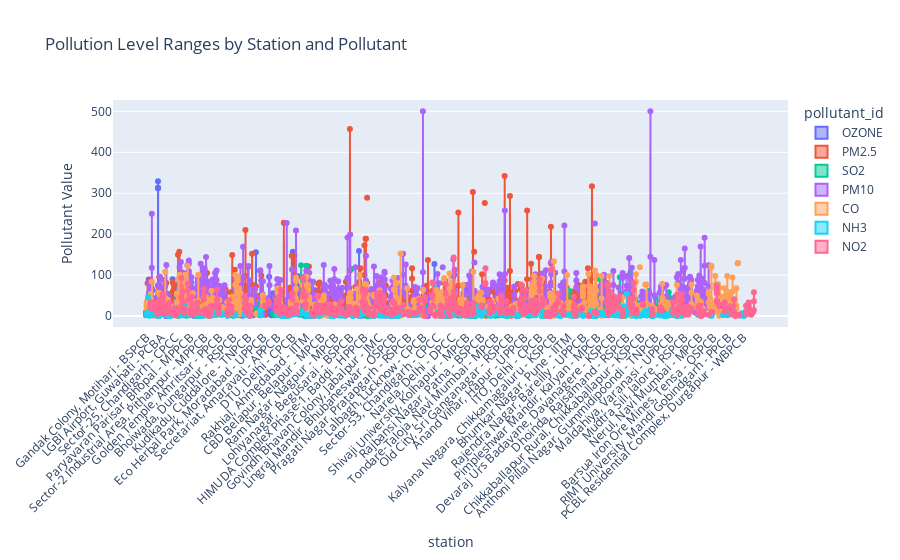

Notebook source saved alongside this figure:
### Code cell
box_df = pd.melt(df, id_vars=['station', 'pollutant_id'], value_vars=['min_value', 'avg_value', 'max_value'],
                 var_name='type', value_name='value')

fig = px.box(
    box_df,
    x='station',
    y='value',
    color='pollutant_id',
    title='Pollution Level Ranges by Station and Pollutant',
    points='all',
    labels={'value': 'Pollutant Value'}
)
fig.update_layout(xaxis_tickangle=-45)
fig.show()

### Figure 1 — Plotly figure (JSON) as saved in the notebook; plotly's stock layout.template omitted (floating-point values rounded to 4 significant figures; data arrays with more than 128 entries replaced by an {"elided": "..."} marker saying what was removed)
{"data": [{"alignmentgroup": "True", "boxpoints": "all", "hovertemplate": "pollutant_id=OZONE<br>station=%{x}<br>Pollutant Value=%{y}<extra></extra>", "legendgroup": "OZONE", "marker": {"color": "#636efa"}, "name": "OZONE", "notched": false, "offsetgroup": "OZONE", "orientation": "v", "showlegend": true, "type": "box", "x": {"elided": "951 str values"}, "x0": " ", "xaxis": "x", "y": {"elided": "951 float values"}, "y0": " ", "yaxis": "y"}, {"alignmentgroup": "True", "boxpoints": "all", "hovertemplate": "pollutant_id=PM2.5<br>station=%{x}<br>Pollutant Value=%{y}<extra></extra>", "legendgroup": "PM2.5", "marker": {"color": "#EF553B"}, "name": "PM2.5", "notched": false, "offsetgroup": "PM2.5", "orientation": "v", "showlegend": true, "type": "box", "x": {"elided": "858 str values"}, "x0": " ", "xaxis": "x", "y": {"elided": "858 float values"}, "y0": " ", "yaxis": "y"}, {"alignmentgroup": "True", "boxpoints": "all", "hovertemplate": "pollutant_id=SO2<br>station=%{x}<br>Pollutant Value=%{y}<extra></extra>", "legendgroup": "SO2", "marker": {"color": "#00cc96"}, "name": "SO2", "notched": false, "offsetgroup": "SO2", "orientation": "v", "showlegend": true, "type": "box", "x": {"elided": "828 str values"}, "x0": " ", "xaxis": "x", "y": {"elided": "828 float values"}, "y0": " ", "yaxis": "y"}, {"alignmentgroup": "True", "boxpoints": "all", "hovertemplate": "pollutant_id=PM10<br>station=%{x}<br>Pollutant Value=%{y}<extra></extra>", "legendgroup": "PM10", "marker": {"color": "#ab63fa"}, "name": "PM10", "notched": false, "offsetgroup": "PM10", "orientation": "v", "showlegend": true, "type": "box", "x": {"elided": "768 str values"}, "x0": " ", "xaxis": "x", "y": {"elided": "768 float values"}, "y0": " ", "yaxis": "y"}, {"alignmentgroup": "True", "boxpoints": "all", "hovertemplate": "pollutant_id=CO<br>station=%{x}<br>Pollutant Value=%{y}<extra></extra>", "legendgroup": "CO", "marker": {"color": "#FFA15A"}, "name": "CO", "notched": false, "offsetgroup": "CO", "orientation": "v", "showlegend": true, "type": "box", "x": {"elided": "864 str values"}, "x0": " ", "xaxis": "x", "y": {"elided": "864 float values"}, "y0": " ", "yaxis": "y"}, {"alignmentgroup": "True", "boxpoints": "all", "hovertemplate": "pollutant_id=NH3<br>station=%{x}<br>Pollutant Value=%{y}<extra></extra>", "legendgroup": "NH3", "marker": {"color": "#19d3f3"}, "name": "NH3", "notched": false, "offsetgroup": "NH3", "orientation": "v", "showlegend": true, "type": "box", "x": {"elided": "765 str values"}, "x0": " ", "xaxis": "x", "y": {"elided": "765 float values"}, "y0": " ", "yaxis": "y"}, {"alignmentgroup": "True", "boxpoints": "all", "hovertemplate": "pollutant_id=NO2<br>station=%{x}<br>Pollutant Value=%{y}<extra></extra>", "legendgroup": "NO2", "marker": {"color": "#FF6692"}, "name": "NO2", "notched": false, "offsetgroup": "NO2", "orientation": "v", "showlegend": true, "type": "box", "x": {"elided": "762 str values"}, "x0": " ", "xaxis": "x", "y": {"elided": "762 float values"}, "y0": " ", "yaxis": "y"}], "layout": {"boxmode": "group", "legend": {"title": {"text": "pollutant_id"}, "tracegroupgap": 0}, "title": {"text": "Pollution Level Ranges by Station and Pollutant"}, "xaxis": {"anchor": "y", "domain": [0, 1], "tickangle": -45, "title": {"text": "station"}}, "yaxis": {"anchor": "x", "domain": [0, 1], "title": {"text": "Pollutant Value"}}}}
